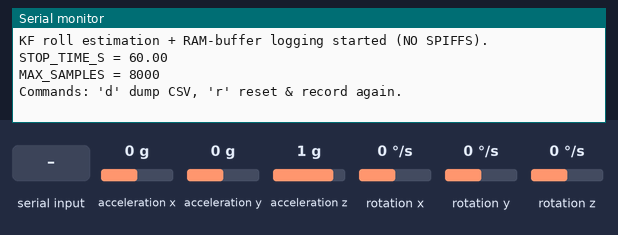
Recording of a sketch running on a simulated Arduino Nano 33 BLE. On the bench: the last lines printed to the serial monitor. Inputs (shaded band) come from the test bench; at power-on: acceleration x 0 g, acceleration y 0 g, acceleration z 1 g, rotation x 0 °/s, rotation y 0 °/s, rotation z 0 °/s.

Above: at 2.0 s.
2.1 s: "d\n" received over Serial
At 3.3 s:
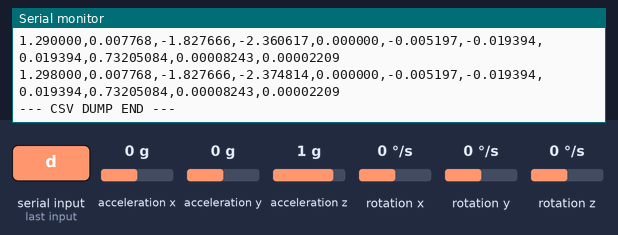
3.6 s: "r\n" received over Serial
At 3.9 s:
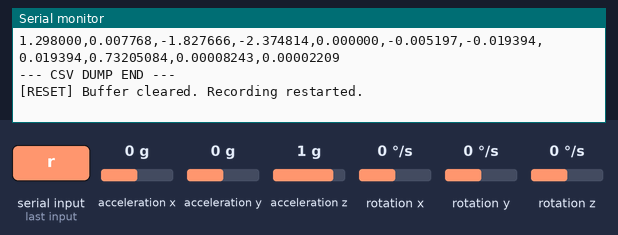
Timing chart, 0 to 6.6 s (numbered marks = the images above; inputs shaded):
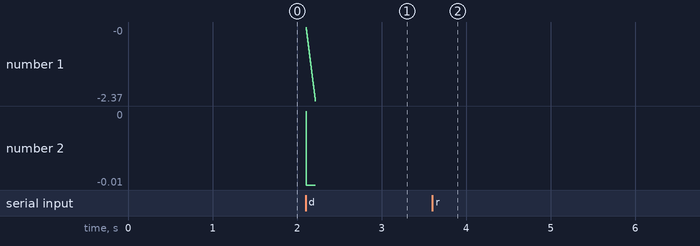

Measured:
- after the input at 2.1 s, the serial monitor: prints a new line at once (image 1)

The sketch:

kalman_filter_robust_recording.ino
```cpp
/*
  SC651 Assignment - Part (c)/(d): Kalman Filtering for Roll Angle Estimate
  OPTION C: RAM BUFFER LOGGING (no SPIFFS writes during motion)
  --------------------------------------------------------------------
  What this does:
    - Runs your gyro+accel+KF loop normally (no flash I/O during motion).
    - Stores selected CSV columns in RAM arrays (buffer).
    - After STOP_TIME_S is reached, it DUMPS the CSV over Serial.
    - You can also press 'd' anytime to dump what has been recorded so far.
    - Press 'r' to reset buffer and start recording again.

  Output CSV columns (minimal but enough for Part (c)/(d) + residual analysis):
    time_s, Ts_s, omega_used_deg_s, roll_gyro_deg, roll_acc_deg,
    roll_kf_deg, theta_pred_deg, residual_deg, K, P_pred, P

  Notes:
    - This avoids the lag/corruption you saw from SPIFFS writes.
    - If you want MORE columns, you can add them (at cost of RAM).
*/

#include <Arduino_LSM9DS1.h>
#include <math.h>

// -----------------------------------------------------------------------------
// USER SETTINGS
// -----------------------------------------------------------------------------

static const float STOP_TIME_S = 60.0f;   // 0 -> record forever (until buffer full)

// Which gyro axis is your roll-rate?
enum RollAxis { GX_AXIS, GY_AXIS, GZ_AXIS };
static const RollAxis ROLL_AXIS = GX_AXIS;

// Accelerometer sign flip to match your convention (gyro CCW +, accel CCW -)
static const bool FLIP_ACCEL_SIGN = true;

// Optional: subtract constant gyro bias
static const bool  USE_GYRO_BIAS_CORRECTION = true;
static const float GYRO_BIAS_DEG_S = 1.827666f;

// Sampling time
static const bool  USE_FIXED_TS = false;
static const float FIXED_TS_S   = 0.01f;   // fallback / fixed Ts

// Kalman noise variances (tuning knobs for part d)
static const float SIGMA_W2 = 1.00f;  // (deg/s)^2  process noise (gyro model)
static const float SIGMA_V2 = 0.50f;  // (deg)^2    measurement noise (acc roll)

// Initial covariance
static const float P0 = 10.0f;

// Logging rate control
static const uint32_t LOOP_DELAY_MS = 5;

// -----------------------------------------------------------------------------
// RAM LOG BUFFER SETTINGS
// -----------------------------------------------------------------------------

// Estimate your sample rate ~ 100 Hz -> 60s => ~6000 samples
// We'll allocate a safe buffer. Increase if needed (watch RAM).
static const uint32_t MAX_SAMPLES = 8000;

// If set true: when buffer is full, stop recording.
// If set false: circular buffer overwrite oldest samples.
static const bool STOP_WHEN_FULL = true;

// -----------------------------------------------------------------------------
// STATE VARIABLES
// -----------------------------------------------------------------------------

float roll_gyro_deg = 0.0f;   // gyro integrated roll
float roll_acc_deg  = 0.0f;   // accel roll
float theta_hat_deg = 0.0f;   // KF estimate
float P             = P0;     // KF covariance

unsigned long t_prev_us  = 0;
unsigned long t_start_ms = 0;

bool logging_active = true;
bool dumped_once    = false;

// -----------------------------------------------------------------------------
// RAM BUFFERS
// -----------------------------------------------------------------------------
static float buf_time_s[MAX_SAMPLES];
static float buf_Ts_s[MAX_SAMPLES];
static float buf_omega_used[MAX_SAMPLES];
static float buf_roll_gyro[MAX_SAMPLES];
static float buf_roll_acc[MAX_SAMPLES];
static float buf_roll_kf[MAX_SAMPLES];
static float buf_theta_pred[MAX_SAMPLES];
static float buf_residual[MAX_SAMPLES];
static float buf_K[MAX_SAMPLES];
static float buf_P_pred[MAX_SAMPLES];
static float buf_P[MAX_SAMPLES];

static uint32_t write_idx = 0;   // next write position
static uint32_t n_samples = 0;   // number of valid samples in buffer
static bool buffer_full = false;

// -----------------------------------------------------------------------------
// Helper: accelerometer roll (Eq. 7) in degrees
// theta_acc = atan2(ay, sqrt(ax^2 + az^2))
// NOTE: Produces [-90, +90] deg range (cannot represent beyond 90).
// -----------------------------------------------------------------------------
static float accel_roll_deg(float ax, float ay, float az) {
  float denom = sqrtf(ax * ax + az * az);
  float theta_rad = atan2f(ay, denom);
  float theta_deg = theta_rad * (180.0f / 3.14159265f);
  if (FLIP_ACCEL_SIGN) theta_deg = -theta_deg;
  return theta_deg;
}

// -----------------------------------------------------------------------------
// Buffer management
// -----------------------------------------------------------------------------
static void buffer_reset() {
  write_idx = 0;
  n_samples = 0;
  buffer_full = false;
  dumped_once = false;

  roll_gyro_deg = 0.0f;
  roll_acc_deg  = 0.0f;
  theta_hat_deg = 0.0f;
  P             = P0;

  t_prev_us  = micros();
  t_start_ms = millis();

  logging_active = true;

  Serial.println("\n[RESET] Buffer cleared. Recording restarted.");
}

static void buffer_push(
  float time_s, float Ts_s, float omega_used_deg_s,
  float roll_gyro, float roll_acc, float roll_kf,
  float theta_pred, float residual, float K,
  float P_pred, float P_upd
) {
  buf_time_s[write_idx]      = time_s;
  buf_Ts_s[write_idx]        = Ts_s;
  buf_omega_used[write_idx]  = omega_used_deg_s;
  buf_roll_gyro[write_idx]   = roll_gyro;
  buf_roll_acc[write_idx]    = roll_acc;
  buf_roll_kf[write_idx]     = roll_kf;
  buf_theta_pred[write_idx]  = theta_pred;
  buf_residual[write_idx]    = residual;
  buf_K[write_idx]           = K;
  buf_P_pred[write_idx]      = P_pred;
  buf_P[write_idx]           = P_upd;

  // update counts
  if (n_samples < MAX_SAMPLES) n_samples++;

  // advance index
  write_idx++;
  if (write_idx >= MAX_SAMPLES) {
    write_idx = 0;
    buffer_full = true;
    if (STOP_WHEN_FULL) logging_active = false;
  }
}

// Dump buffer in chronological order (handles circular buffer)
static void dump_buffer_csv() {
  Serial.println("\n--- CSV DUMP START ---");
  Serial.println("time_s,Ts_s,omega_used_deg_s,roll_gyro_deg,roll_acc_deg,roll_kf_deg,theta_pred_deg,residual_deg,K,P_pred,P");

  if (n_samples == 0) {
    Serial.println("--- CSV DUMP END ---\n");
    return;
  }

  uint32_t start = 0;
  if (buffer_full && !STOP_WHEN_FULL) {
    // circular mode: oldest is write_idx
    start = write_idx;
  } else {
    // stop-when-full mode OR not full: data starts at 0
    start = 0;
  }

  for (uint32_t i = 0; i < n_samples; i++) {
    uint32_t idx = (start + i) % MAX_SAMPLES;

    Serial.print(buf_time_s[idx], 6);      Serial.print(",");
    Serial.print(buf_Ts_s[idx], 6);        Serial.print(",");
    Serial.print(buf_omega_used[idx], 6);  Serial.print(",");
    Serial.print(buf_roll_gyro[idx], 6);   Serial.print(",");
    Serial.print(buf_roll_acc[idx], 6);    Serial.print(",");
    Serial.print(buf_roll_kf[idx], 6);     Serial.print(",");
    Serial.print(buf_theta_pred[idx], 6);  Serial.print(",");
    Serial.print(buf_residual[idx], 6);    Serial.print(",");
    Serial.print(buf_K[idx], 8);           Serial.print(",");
    Serial.print(buf_P_pred[idx], 8);      Serial.print(",");
    Serial.println(buf_P[idx], 8);
  }

  Serial.println("--- CSV DUMP END ---\n");
  dumped_once = true;
}

// -----------------------------------------------------------------------------
// Setup
// -----------------------------------------------------------------------------
void setup() {
  Serial.begin(115200);
  delay(800);

  if (!IMU.begin()) {
    Serial.println("ERROR: Failed to initialize LSM9DS1! Check wiring / I2C.");
    while (1) { delay(100); }
  }

  t_prev_us  = micros();
  t_start_ms = millis();

  theta_hat_deg = 0.0f;
  P = P0;

  Serial.println("KF roll estimation + RAM-buffer logging started (NO SPIFFS).");
  Serial.print("STOP_TIME_S = "); Serial.println(STOP_TIME_S);
  Serial.print("MAX_SAMPLES = "); Serial.println(MAX_SAMPLES);
  Serial.println("Commands: 'd' dump CSV, 'r' reset & record again.");
}

// -----------------------------------------------------------------------------
// Loop
// -----------------------------------------------------------------------------
void loop() {
  // Handle serial commands (non-blocking)
  while (Serial.available()) {
    char c = (char)Serial.read();
    if (c == '\n' || c == '\r') continue;
    if (c == 'd') dump_buffer_csv();
    if (c == 'r') buffer_reset();
  }

  if (!logging_active) {
    // If stop time reached or buffer full, auto-dump once (optional)
    if (!dumped_once && (STOP_TIME_S > 0.0f)) {
      dump_buffer_csv();
    }
    delay(50);
    return;
  }

  // Stop after STOP_TIME_S
  float t_elapsed_s = (millis() - t_start_ms) * 1e-3f;
  if (STOP_TIME_S > 0.0f && t_elapsed_s >= STOP_TIME_S) {
    logging_active = false;
    // auto dump once when finished
    dump_buffer_csv();
    Serial.println("[DONE] Recording stopped. Press 'r' to record again.");
    return;
  }

  // Wait for gyro sample
  if (!IMU.gyroscopeAvailable()) {
    delay(1);
    return;
  }

  // --------- Ts (dt) ----------
  float Ts = FIXED_TS_S;
  if (!USE_FIXED_TS) {
    unsigned long t_now_us = micros();
    Ts = (t_now_us - t_prev_us) * 1e-6f;
    t_prev_us = t_now_us;
    if (Ts <= 0.0f || Ts > 0.5f) Ts = FIXED_TS_S;
  }

  // --------- Read gyro ----------
  float gx, gy, gz;
  IMU.readGyroscope(gx, gy, gz);

  float omega_deg_s = 0.0f;
  if (ROLL_AXIS == GX_AXIS) omega_deg_s = gx;
  if (ROLL_AXIS == GY_AXIS) omega_deg_s = gy;
  if (ROLL_AXIS == GZ_AXIS) omega_deg_s = gz;

  float omega_used_deg_s = omega_deg_s;
  if (USE_GYRO_BIAS_CORRECTION) omega_used_deg_s -= GYRO_BIAS_DEG_S;

  // --------- Gyro-only integration ----------
  roll_gyro_deg += omega_used_deg_s * Ts;
  if (roll_gyro_deg > 180.0f) roll_gyro_deg -= 360.0f;
  if (roll_gyro_deg < -180.0f) roll_gyro_deg += 360.0f;

  // --------- Read accel if available ----------
  float ax = NAN, ay = NAN, az = NAN;
  if (IMU.accelerationAvailable()) {
    IMU.readAcceleration(ax, ay, az);
    roll_acc_deg = accel_roll_deg(ax, ay, az);
  }

  // --------- Kalman filter (scalar) ----------
  float theta_pred_deg = theta_hat_deg + Ts * omega_used_deg_s;
  float P_pred = P + (Ts * Ts) * SIGMA_W2;

  float denom = P_pred + (Ts * Ts) * SIGMA_V2;
  float K = (denom > 1e-12f) ? (P_pred / denom) : 0.0f;

  float residual = roll_acc_deg - theta_pred_deg;
  theta_hat_deg = theta_pred_deg + K * residual;

  P = (1.0f - K) * P_pred;

  if (theta_hat_deg > 180.0f) theta_hat_deg -= 360.0f;
  if (theta_hat_deg < -180.0f) theta_hat_deg += 360.0f;

  // --------- Store into RAM buffer ----------
  buffer_push(
    t_elapsed_s, Ts, omega_used_deg_s,
    roll_gyro_deg, roll_acc_deg, theta_hat_deg,
    theta_pred_deg, residual, K,
    P_pred, P
  );

  delay(LOOP_DELAY_MS);
}
```
